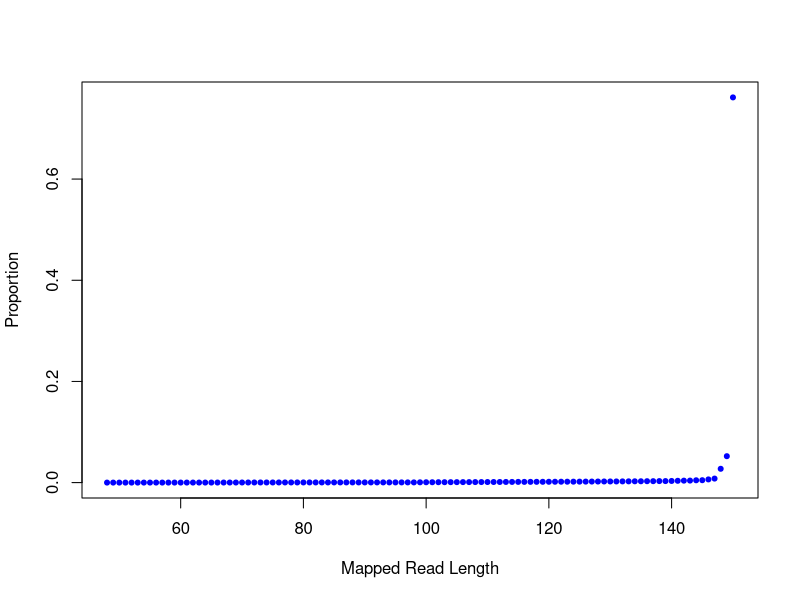

Write R code to recreate this figure.
png("/rds/user/is460/hpc-work/muscle-rnaseq/ezbamqc/output/figs/srpk3_wt_ttnb_het_1.readlen_profile.png",width=500,height=500,units="px")
readlen_val=c(48,49,50,51,52,53,54,55,56,57,58,59,60,61,62,63,64,65,66,67,68,69,70,71,72,73,74,75,76,77,78,79,80,81,82,83,84,85,86,87,88,89,90,91,92,93,94,95,96,97,98,99,100,101,102,103,104,105,106,107,108,109,110,111,112,113,114,115,116,117,118,119,120,121,122,123,124,125,126,127,128,129,130,131,132,133,134,135,136,137,138,139,140,141,142,143,144,145,146,147,148,149,150)
readlen_count=c(78,125,278,418,616,702,804,1052,1288,1344,1819,1839,1930,2232,2431,2730,2940,3063,3897,4252,4870,5371,7057,7340,7937,8801,8554,8726,9711,10520,9792,10336,10405,11029,10770,11113,11246,11531,11769,11995,12175,12290,12300,12487,12828,12830,13005,13013,13016,13359,13601,18748,22662,23944,26372,27390,29138,30278,32462,33130,35122,36341,38336,39541,40510,43367,44977,47341,47702,49405,51106,53137,54976,56618,59035,60282,62069,64096,66528,69418,71692,75245,76048,77022,80861,83327,87229,89388,94240,95788,101062,101889,109633,120777,130700,134595,155444,160539,213998,269567,928531,1775534,25902567)
plot(readlen_val,(readlen_count/34016358),pch=20,xlab="Mapped Read Length",ylab="Proportion",col="blue")
dev.state=dev.off()
